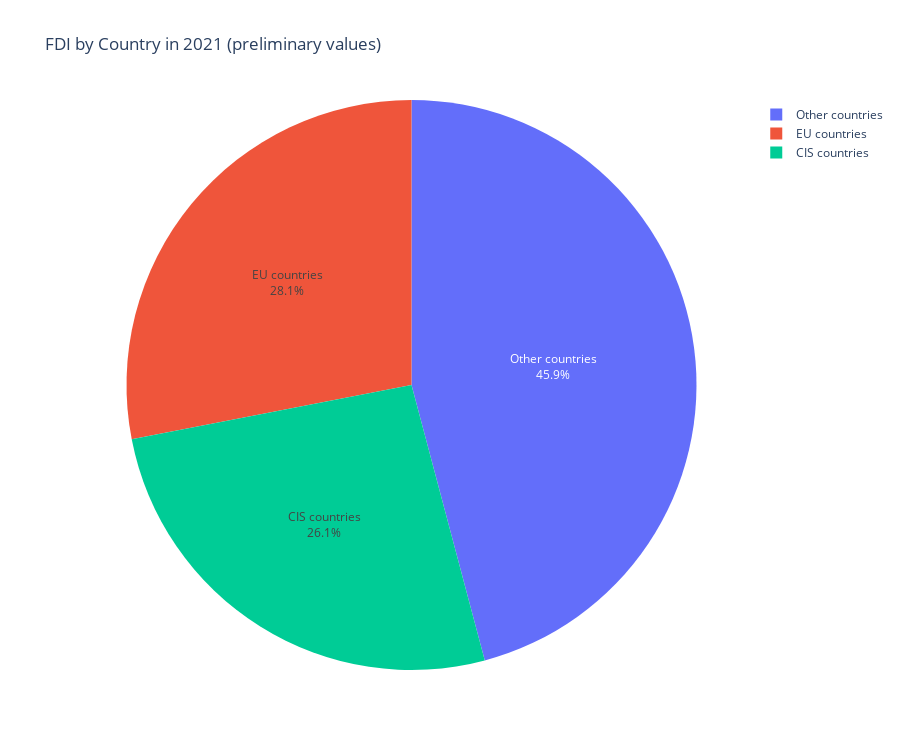

The cell this chart's notebook holds for it:
### Code cell
fig4 = px.pie(df_FDICountry.loc[["EU countries","CIS countries", "Other countries"]], values = 2017,names = "Countries", title = "FDI by Country in 2017 (preliminary values)", height = 750)
fig4.update_traces(textposition='inside', textinfo='percent+label')
fig4.show()

### Figure 1 — Plotly figure (JSON) as saved in the notebook; plotly's stock layout.template omitted (floating-point values rounded to 4 significant figures)
{"data": [{"domain": {"x": [0, 1], "y": [0, 1]}, "hovertemplate": "Countries=%{label}<br>2017=%{value}<extra></extra>", "labels": ["EU countries", "CIS countries", "Other countries", "Other countries"], "legendgroup": "", "name": "", "showlegend": true, "textinfo": "percent+label", "textposition": "inside", "type": "pie", "values": [558500.0, 519300.0, 900400.0, 12660.0]}], "layout": {"height": 750, "legend": {"tracegroupgap": 0}, "title": {"text": "FDI by Country in 2021 (preliminary values)"}}}
